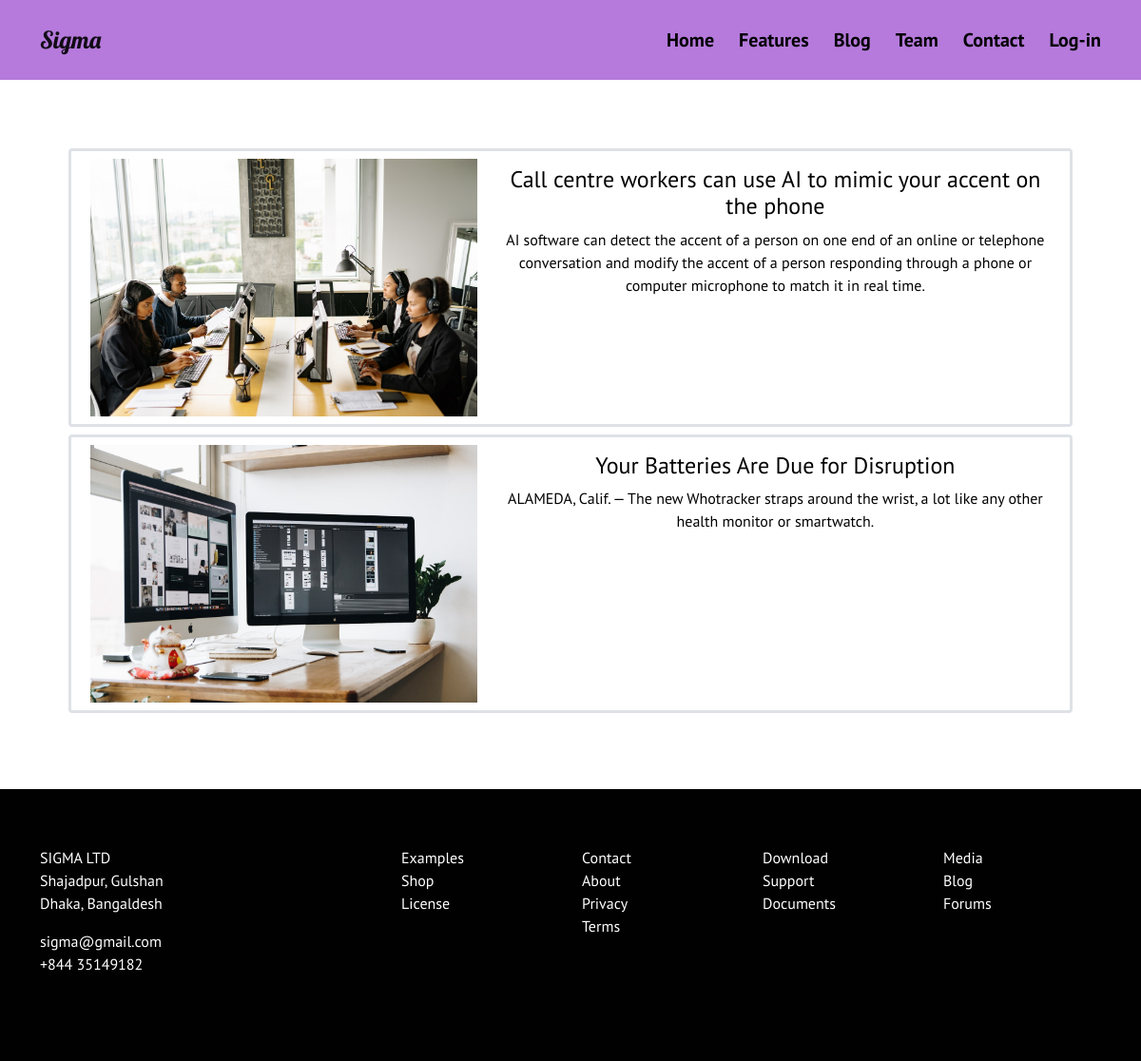
Screenshot of /blog.php with the database file from the repository.
### tables this page shows
CREATE TABLE `blogtable` (
  `blogid` int(100) NOT NULL,
  `imageB` varchar(255) NOT NULL,
  `heading` varchar(255) NOT NULL,
  `details` varchar(255) NOT NULL
);

### blog.php (the view, shortened to what this page needs)
<?php
include "database/database.php";
  $select_sql = "SELECT * FROM blogtable";
  $selectALL = $database -> query($select_sql);
?>
<!DOCTYPE html>
<html lang="en">
<head>
    <link rel="stylesheet" href="https://cdnjs.cloudflare.com/ajax/libs/OwlCarousel2/2.3.4/assets/owl.carousel.min.css"
 />
    <link rel="stylesheet"
        href="https://cdnjs.cloudflare.com/ajax/libs/OwlCarousel2/2.3.4/assets/owl.theme.default.min.css"
 />
    <link rel="stylesheet" href="css/bootstrap.css">
    <link rel="stylesheet" href="css/style.css">
    <link rel="stylesheet" href="css/media.css">
</head>
<body>
    <header>
        <div class="container">
            <nav class="navbar navbar-expand-lg navbar-light">
                <div class="container-fluid g-0">
                    <a class="navbar-brand textlogo" href="index.php">
                        Sigma
                    </a>
                    <div class="collapse navbar-collapse menu" id="navbarS">
                        <ul class="navbar-nav ms-auto mb-2 mb-lg-0">
                            <li class="nav-item">
                                <a class="nav-link " aria-current="page" href="index.php">Home</a>
                            </li>
                            <li class="nav-item">
                                <a class="nav-link" href="index.php#feature">Features</a>
                            </li>
                            <li class="nav-item">
                                <a class="nav-link" href="index.php#blog">Blog</a>
                            </li>
                            <li class="nav-item">
                                <a class="nav-link" href="index.php#team">Team</a>
                            </li>
                            <li class="nav-item">
                                <a class="nav-link" href="index.php#contact">Contact</a>
                            </li>
                            <li class="nav-item">
                                <a class="nav-link" href="login.php">Log-in</a>
                            </li>
                        </ul>
                    </div>
                </div>
            </nav>
        </div>
    </header>
    <section class="blog p-5 m-4 ">
        <div class="container">
            <?php if($selectALL -> num_rows>0){ ?>
            <?php while($grabData=$selectALL -> fetch_assoc()) {?>
            <div class="row border border-3 rounded-2 p-2 mb-2">
                <div class="col-lg-5">
                    <img src="<?php echo $grabData['imageB'];?>" class="w-100" alt="sigma">
                </div>
                <div class="col-lg-7 p-2 text-center">
                    <h4 class="mb-2"><?php echo $grabData['heading'];?></h4>
                    <p><?php echo $grabData['details'];?></p>
                </div>
            </div>
            <?php }?>
            <?php }?>
        </div>
    </section>
    <footer>
        <div class="container">
            <div class="row footer-content">
                <div class="col-md-3 col-sm-12 col-12">
                    <div class="f-1">
                        <address>
                            SIGMA LTD <br>
                            Shajadpur, Gulshan <br>
                            Dhaka, Bangaldesh
                        </address>
                        <p>sigma@gmail.com</p>
                        <p>+844 35149182</p>
                    </div>
                </div>
                <div class="offset-md-1 col-md-1 col-sm-6 col-6">
                    <div class="f-1">
                        <p><a href="#">Examples</a></p>
                        <p><a href="#">Shop</a></p>
                        <p><a href="#">License</a></p>
                    </div>
                </div>
                <div class="offset-md-1 col-md-1 col-sm-6 col-6">
                    <div class="f-1">
                        <p><a href="#">Contact</a></p>
                        <p><a href="#">About</a></p>
                        <p><a href="#">Privacy</a></p>
                        <p><a href="#">Terms</a></p>
                    </div>
                </div>
                <div class="offset-md-1 col-md-1 col-sm-6 col-6">
                    <div class="f-1">
                        <p><a href="#">Download</a></p>
                        <p><a href="#">Support</a></p>
                        <p><a href="#">Documents</a></p>
                    </div>
                </div>
                <div class="offset-md-1 col-md-1 col-sm-6 col-6">
                    <div class="f-1">
                        <p><a href="#">Media</a></p>
                        <p><a href="#">Blog</a></p>
                        <p><a href="#">Forums</a></p>
                    </div>
                </div>
            </div>
        </div>
    </footer>
</body>
</html>

### css/style.css (style rules this page uses)
body { font-family: 'PT Sans', sans-serif; font-size: 16px; font-weight: 400; color:#010101 ; }
header { background-color: #b57adc; padding:15px 0 ; }
.textlogo { font-family: 'Lobster', cursive; font-size: 25px; padding: 0; }
.menu ul li a { font-size: 20px; font-weight: 700; color: #010101 !important; padding: 0 13px !important; }
.menu ul li:last-child a { padding-right: 0 !important; }
a, i, .fa, .btn, .btn:hover, a:hover, a:focus, .transition, #back-to-top:hover, .title2:hover:after, .title2:after { -webkit-transition: all .3s; -moz-transition: all .3s; -o-transition: all .3s; transition: all .3s; }
footer { padding: 60px 0 0; background-color: #010101; }
.f-1 { color: white !important; }
.f-1 p { margin: 0; }
.f-1 p a { text-decoration: none; color: white !important; }

### css/media.css (style rules this page uses)
@media (min-width: 1200px) and (max-width: 1399.98px) { .footer-content { padding-bottom: 90px; } }

### rows the page displays
blogtable: imageB (picture), heading "Call centre workers can use AI to mimic your accent on the phone", details "AI software can detect the accent of a person on one end of an online or telephone conversation and modify the accent of a person responding through a phone or computer microphone to match it in real time."
blogtable: imageB (picture), heading "Your Batteries Are Due for Disruption", details "ALAMEDA, Calif. — The new Whotracker straps around the wrist, a lot like any other health monitor or smartwatch."
